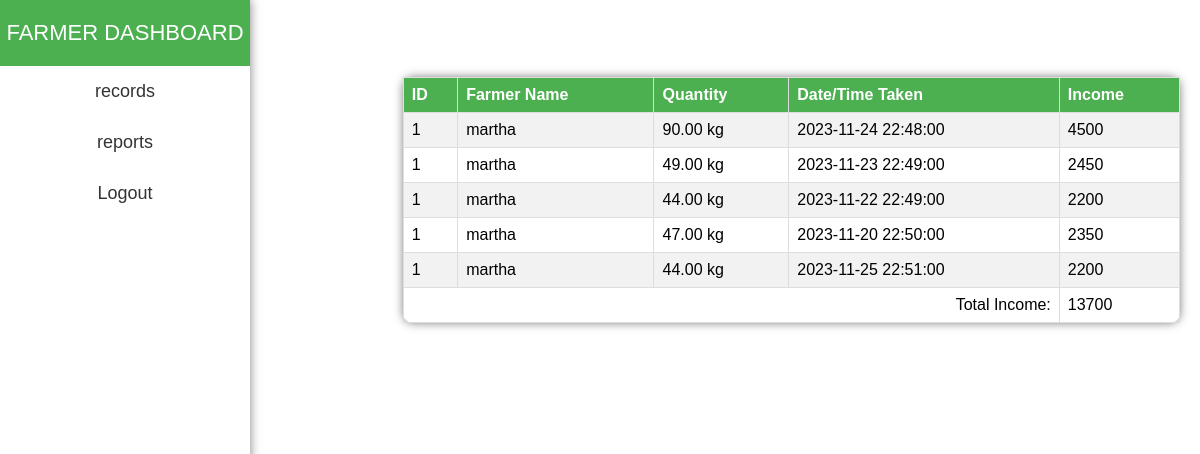
Screenshot of /farmerrecords.php (signed in) with the database file from the repository.
### tables this page shows
CREATE TABLE `records` (
  `record_Id` int(11) NOT NULL,
  `farmer_Id` int(11) NOT NULL,
  `farmer_name` varchar(255) NOT NULL,
  `breedOfCow` text NOT NULL,
  `quantity` decimal(10,2) NOT NULL,
  `rate` decimal(10,2) NOT NULL,
  `date_time` datetime NOT NULL,
  `original_date_time` datetime DEFAULT NULL,
  `update_date_time` datetime DEFAULT NULL,
  `updated_by_admin` varchar(255) DEFAULT NULL
);

### farmerrecords.php (the view, shortened to what this page needs)
<?php
$host = "localhost";
$user = "root";
$dbPassword = "";
$dbName = "dairy";
$userID = $_SESSION['user_id'];
$conn = new mysqli($host, $user, $dbPassword, $dbName);
$query = "SELECT * FROM records WHERE farmer_id = ?";
$stmt = $conn->prepare($query);
$stmt->bind_param("i", $userID);
$stmt->execute();
$result = $stmt->get_result();
$numRows = $result->num_rows;
$totalIncome = 0;
if ($numRows > 0) {
    $result->data_seek(0);
    while ($row = $result->fetch_assoc()) {
        $quantity = $row['quantity'];
        $totalIncome += $quantity * 50;
    }
}
?>
<!DOCTYPE html>
<html lang="en">
<head>
</head>
<body>
    <div id="container">
        <div id="sidebar">
            <header>FARMER DASHBOARD</header>
            <ul>
                <li><a href="farmerrecords.php"><i class="fas fa-sliders-h"></i>records</a></li>
                <li><a href="farmerreports.php"><i class="fas fa-question-circle"></i>reports</a></li>
                <li><a href="logout.php">Logout</a></li>
            </ul>
        </div>
        <div id="main-content">
            <h2>Your Records</h2>
            <table>
                <tr>
                    <th>ID</th>
                    <th>Farmer Name</th>
                    <th>Quantity</th>
                    <th>Date/Time Taken</th>
                    <th>Income</th>
                </tr>
                <?php
                if ($numRows > 0) {
                    $result->data_seek(0);
                    while ($row = $result->fetch_assoc()) {
                        $farmerId = $row['farmer_Id'];
                        $farmerName = $row['farmer_name'];
                        $quantity = $row['quantity'];
                        $dateTime = $row['date_time'];
                        $income = $quantity * 50;
                        echo "<tr>";
                        echo "<td>" . $farmerId . "</td>";
                        echo "<td>" . $farmerName . "</td>";
                        echo "<td>" . $quantity . " kg</td>";
                        echo "<td>" . $dateTime . "</td>";
                        echo "<td>" . $income . "</td>";
                        echo "</tr>";
                    }
                    echo "<tr>";
                    echo "<td colspan='4' style='text-align: right;'>Total Income:</td>";
                    echo "<td>" . $totalIncome . "</td>";
                    echo "</tr>";
                } else {
                    echo "<tr><td colspan='5'>No records found</td></tr>";
                }
                ?>
            </table>
        </div>
    </div>
</body>
</html>

### farmerrecords.php (style rules this page uses)
body, html { margin: 0; padding: 0; height: 100%; font-family: 'Arial', sans-serif; background-image: url('your-background-image.jpg'); background-size: cover; background-blur: 5px; }
#container { display: flex; height: 100vh; }
#sidebar { width: 250px; background-color: rgba(255, 255, 255, 0.8); box-shadow: 0 0 10px rgba(0, 0, 0, 0.5); transition: 0.5s; overflow-y: auto; }
#sidebar header { font-size: 22px; text-align: center; padding: 20px 0; color: #333; background-color: #4CAF50; color: #fff; }
#sidebar ul { padding: 0; margin: 0; list-style: none; }
#sidebar ul li { padding: 15px; text-align: center; transition: background-color 0.3s; }
#sidebar ul li a { text-decoration: none; color: #333; font-size: 18px; display: block; }
#main-content { flex-grow: 1; text-align: center; padding: 20px; display: flex; justify-content: center; align-items: center; }
h2 { color: #fff; margin-bottom: 20px; }
table { width: 100%; border-collapse: collapse; background-color: rgba(255, 255, 255, 0.8); box-shadow: 0 0 10px rgba(0, 0, 0, 0.5); border-radius: 10px; margin-bottom: 400px }
th, td { border: 1px solid #ddd; padding: 8px; text-align: left; }
th { background-color: #4CAF50; color: #fff; }
tr:nth-child(even) { background-color: #f2f2f2; }

### rows the page displays
records: farmer_Id "1", farmer_name "martha", quantity "90.00", date_time "2023-11-24 22:48:00", quantity "4500"
records: farmer_Id "1", farmer_name "martha", quantity "49.00", date_time "2023-11-23 22:49:00", quantity "2450"
records: farmer_Id "1", farmer_name "martha", quantity "44.00", date_time "2023-11-22 22:49:00", quantity "2200"
records: farmer_Id "1", farmer_name "martha", quantity "47.00", date_time "2023-11-20 22:50:00", quantity "2350"
records: farmer_Id "1", farmer_name "martha", quantity "44.00", date_time "2023-11-25 22:51:00", quantity "2200"

### other values shown
$totalIncome "13700"
